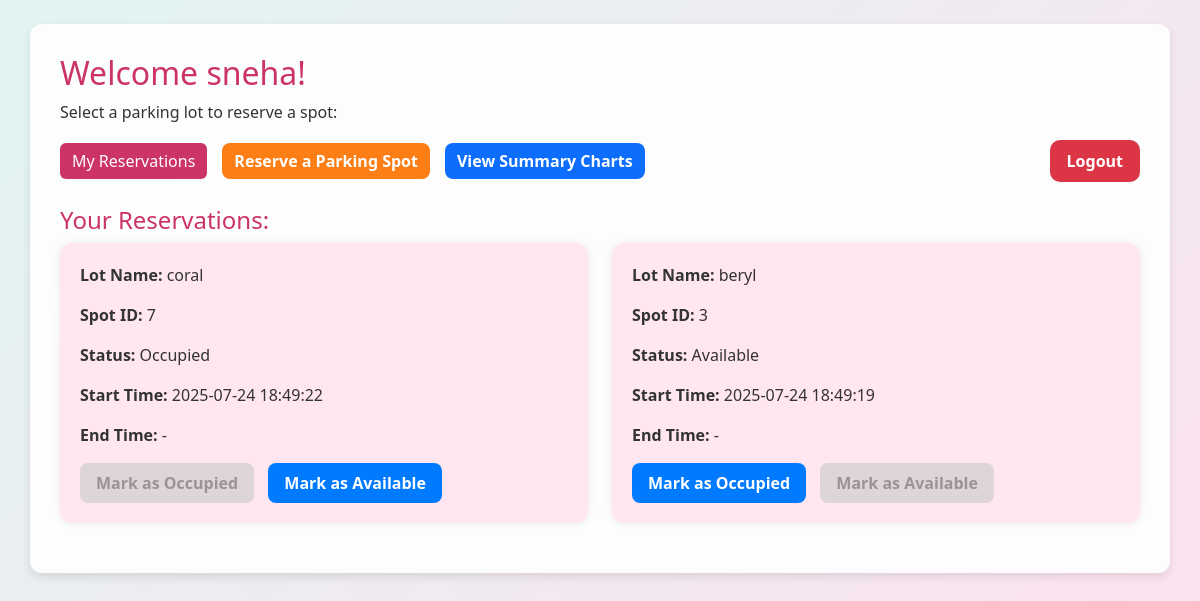
The page /user_dashboard (signed in) on the database its author committed.
### app.py (models this page shows, shortened)
class User(db.Model):
    id = db.Column(db.Integer, primary_key=True)
    username = db.Column(db.String(80), unique=True, nullable=False)
    password = db.Column(db.String(120), nullable=False)
    vehicle_number = db.Column(db.String(20))

class Reservation(db.Model):
    id = db.Column(db.Integer, primary_key=True)
    spot_id = db.Column(db.Integer, db.ForeignKey('parking_spot.id'), nullable=False)
    user_id = db.Column(db.Integer, db.ForeignKey('user.id'), nullable=False)
    start_time = db.Column(db.DateTime, default=datetime.utcnow)
    end_time = db.Column(db.DateTime, nullable=True)
    cost = db.Column(db.Float, nullable=True)
    spot = db.relationship('ParkingSpot', backref='reservations')
    user = db.relationship('User', backref='reservations')

class ParkingLot(db.Model):
    id = db.Column(db.Integer, primary_key=True)
    name = db.Column(db.String(100), nullable=False)
    address = db.Column(db.String(200), nullable=False)
    pincode = db.Column(db.String(6), nullable=False)
    price = db.Column(db.Float, nullable=False)
    max_spots = db.Column(db.Integer, nullable=False)

class ParkingSpot(db.Model):
    id = db.Column(db.Integer, primary_key=True)
    lot_id = db.Column(db.Integer, db.ForeignKey('parking_lot.id'), nullable=False)
    spot_number = db.Column(db.Integer, nullable=False)
    status = db.Column(db.String(1), nullable=False, default='A')  # 'A' or 'O'
    lot = db.relationship('ParkingLot', backref=db.backref('spots', lazy=True))

### app.py (the view)
@app.route('/user_dashboard')
def user_dashboard():
    user_id = session.get('user_id')
    if not user_id:
        return redirect(url_for('login'))
    user = User.query.get(user_id)
    active_reservations = Reservation.query.filter_by(
        user_id=user.id,
        end_time=None
    ).order_by(Reservation.start_time.desc()).all()
    return render_template('user_dashboard.html', user=user, reservations=active_reservations)

### app.py (called while the page is built)
@app.before_request
def create_tables_once():
    if not hasattr(app, 'db_initialized'):
        db.create_all()
        app.db_initialized = True

### templates/user_dashboard.html (shortened to what this page needs)
{% extends "base.html" %}
{% block body %}
<div class="container mt-4">
  <h2>Welcome {{ user.username }}!</h2>
  <p>Select a parking lot to reserve a spot:</p>
  <div class="dashboard-actions">
    <a href="{{ url_for('view_reservations') }}" class="btn btn-primary">My Reservations</a>
    <a href="{{ url_for('reserve_spot') }}" class="btn btn-orange">Reserve a Parking Spot</a>
    <a href="{{ url_for('user_summary') }}" class="btn btn-blue">View Summary Charts</a>
    <a href="{{ url_for('logout') }}" class="btn btn-logout ms-auto">Logout</a>
  </div>
  {% if reservations %}
    <h4 class="mt-4">Your Reservations:</h4>
    <div class="row">
      {% for reservation in reservations %}
        <div class="col-md-6">
          <div class="reservation-card">
            <p><strong>Lot Name:</strong> {{ reservation.spot.lot.name }}</p>
            <p><strong>Spot ID:</strong> {{ reservation.spot.id }}</p>
            <p><strong>Status:</strong>
              {% if reservation.spot.status == 'A' %}
                Available
              {% elif reservation.spot.status == 'O' %}
                Occupied
              {% elif reservation.spot.status == 'R' %}
                Released
              {% else %}
                {{ reservation.spot.status }}
              {% endif %}
            </p>
            <p><strong>Start Time:</strong> {{ reservation.start_time.strftime('%Y-%m-%d %H:%M:%S') if reservation.start_time else '-' }}</p>
            <p><strong>End Time:</strong> {{ reservation.end_time.strftime('%Y-%m-%d %H:%M:%S') if reservation.end_time else '-' }}</p>
            {% if not reservation.end_time %}
              <form action="{{ url_for('spot_status', spot_id=reservation.spot.id) }}" method="post" class="d-inline">
                <button type="submit" name="new_status" value="O" class="btn btn-status"
                  {% if reservation.spot.status != 'A' %}disabled{% endif %}>Mark as Occupied</button>
              </form>
              <form action="{{ url_for('spot_status', spot_id=reservation.spot.id) }}" method="post" class="d-inline">
                <button type="submit" name="new_status" value="R" class="btn btn-status"
                  {% if reservation.spot.status != 'O' %}disabled{% endif %}>Mark as Available</button>
              </form>
            {% else %}
              <div class="alert alert-success mt-3" role="alert">
                ✅ Reservation completed. Please book again.
              </div>
            {% endif %}
          </div>
        </div>
      {% endfor %}
    </div>
  {% else %}
    <p><em>You have no reservations yet.</em></p>
  {% endif %}
</div>
{% endblock %}

### static/css/main.css (style rules this page uses)
body { font-family: 'Segoe UI', Tahoma, Geneva, Verdana, sans-serif; background: linear-gradient(135deg, #e1f4f3, #ffe1f0); color: #333; min-height: 100vh; margin: 0; padding-bottom: 50px; }
.container { background-color: rgba(255, 255, 255, 0.9); padding: 30px; border-radius: 12px; box-shadow: 0 4px 10px rgba(0, 0, 0, 0.1); margin-top: 40px; }
h2, h3, h4 { color: #cc3366; }
.btn-primary { background-color: #cc3366; border: none; }

### templates/base.html (style rules this page uses)
body, html { margin: 0; padding: 0; height: 100%; }

### templates/user_dashboard.html (style rules this page uses)
.btn-status { background-color: #007bff; color: white; font-weight: 600; border: none; border-radius: 8px; padding: 8px 16px; margin-right: 10px; }
.btn-status:disabled { background-color: #cccccc; color: #666; cursor: not-allowed; }
.dashboard-actions { display: flex; flex-wrap: wrap; gap: 15px; margin-bottom: 20px; align-items: center; }
.reservation-card { background: #ffe6f0; padding: 20px; border-radius: 12px; box-shadow: 0 0 8px rgba(0, 0, 0, 0.08); margin-bottom: 20px; }
.btn-logout { background-color: #dc3545; color: white; font-weight: bold; border-radius: 10px; padding: 8px 16px; }
.btn-orange { background-color: #fd7e14; color: white; font-weight: 600; border-radius: 8px; border: none; }
.btn-blue { background-color: #0d6efd; color: white; font-weight: 600; border-radius: 8px; border: none; }

### rows shown on the page
User: username "sneha"
Reservation: spot.lot.name "coral", spot.id "7", shows "Occupied", start_time "2025-07-24 18:49:22", end_time "-"
Reservation: spot.lot.name "beryl", spot.id "3", shows "Available", start_time "2025-07-24 18:49:19", end_time "-"
